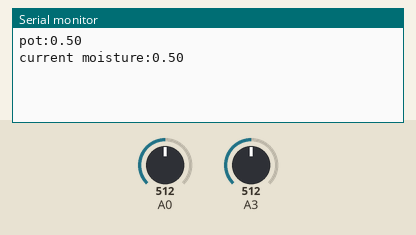
The sketch below on a simulated ATtiny85, built with avr-gcc and run on an emulated ATtiny85. On the bench: the last lines printed to the serial monitor. The inputs (shaded band) are chosen by the test bench; at power-on: A0 = 512, A3 = 512.

Above: at 1.2 s.
1.3 s: A0 set to 306
At 2.2 s:
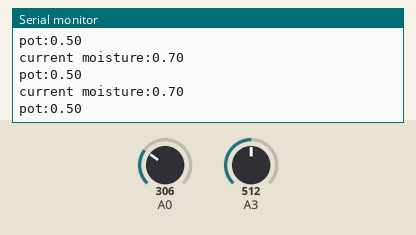
2.8 s: A3 set to 716
At 3.4 s:
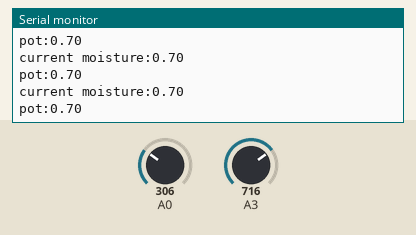
4.3 s: A0 set to 122
At 5.3 s:
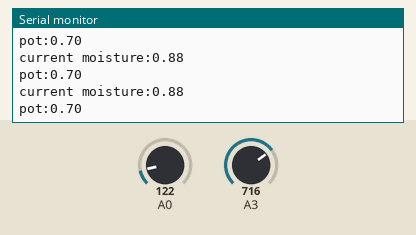
5.8 s: A3 set to 900
At 6.8 s:
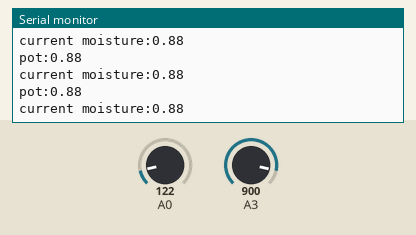
Timing chart, 0 to 8.2 s (numbered marks = the images above; inputs shaded):
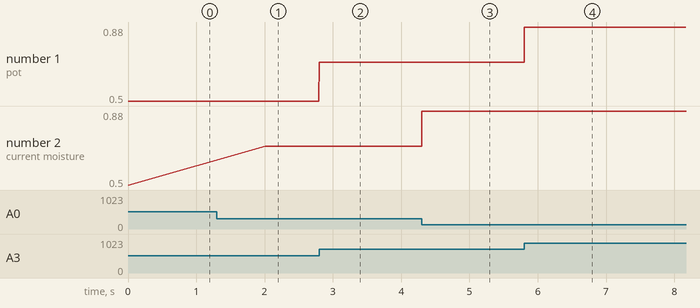

Measured:
- after the input at 1.3 s, the serial monitor: prints a new line after 0.71 s (image 1)
- after the input at 2.8 s, the serial monitor: prints a new line at once (image 2)
- after the input at 4.3 s, the serial monitor: prints a new line at once (image 3)
- after the input at 5.8 s, the serial monitor: prints a new line at once (image 4)
- plotted number 2: 0.5 → 0.7 after the input at 1.3 s, 0.7 → 0.88 after the input at 4.3 s

The sketch:

sketch.ino
```cpp
/*
              Automatic Plant Watering System Using Soil Moisture Sensor
          -------------------------------------------------------------
          This is an Arduino based Plant watering system that uses a soil moisture sensor
          to monitor the garden soil and automatically water the plants when the moisture
          level falls below a threshold value. The minimum moisture level can be set using
           a Potentiometer.

           Arduino Pin Config:
            -> A0 : The analog output from the moisture sensor
            -> A3 : The analog input from the Potentiometer
            -> D6 : The digital output to the relay module

          I used an Arduino Uno to test this but an ATtiny85 will work fine especially if its a permanent setup as it
          is smaller and cheaper.

           Author: Navin Mohan
           email: navinmohan@live.com
           GitHub : https://github.com/nvnmo/arduino-projects

           Follow us on our blog for more
           http://nvnmo.blogspot.in

*/
#define MOISTURE_SENSOR_INPUT_A  0//analog input of the moisture sensor
#define MOISTURE_SENSOR_INPUT_D  4//digital input of the moisture sensor(useless right now)

#define CALIB_POT_INPUT_A 3//Potentiometer(10k) input(analog)
#define WATER_SUPPLY_OUTPUT 6 // to turn ON the water pump(To TIP122)

#define DEFAULT_MAX_WATER_LEVEL 0.6 //default to fill upto
#define MOISTURE_REFRESH_INTERVAL 1 //moisture refresh interval for waterPlant() in seconds

#define DEBUG 1 //comment out during final compilation

double getPotInputInPercent(); // to return the CALIB_POT input in percent
double getMoistSensorInputInPercent(); //to return the Moisture Sensor input in percent
void waterPlant(double toPercent); // to water the plant to the given moisture level


void setup() {
  #ifdef DEBUG
  Serial.begin(9600);
  #endif
  pinMode(MOISTURE_SENSOR_INPUT_D,INPUT); //set pins as inputs and outputs
  pinMode(WATER_SUPPLY_OUTPUT,OUTPUT);
  digitalWrite(WATER_SUPPLY_OUTPUT,LOW); //set the pump OFF by default
}

void loop() {
  double req_moisture_level = getPotInputInPercent();  //the value set on POT
  double current_moisture = getMoistSensorInputInPercent();//get current moisture value
  #ifdef DEBUG //only for debugging
  Serial.print("pot:");
  Serial.println(req_moisture_level);
  Serial.print("current moisture:");
  Serial.println(current_moisture);
  #endif
  if(current_moisture < req_moisture_level ){ //if the moisture level falls below the minimum required
    waterPlant(req_moisture_level); //water the plants
  }
}

void waterPlant(double toPercent = DEFAULT_MAX_WATER_LEVEL){
  digitalWrite(WATER_SUPPLY_OUTPUT,HIGH); //turn the pump ON
  double d = getMoistSensorInputInPercent();
  while(d < toPercent){ //wait till the the moisture level reach the required minimum
   delay(MOISTURE_REFRESH_INTERVAL*1000);
   d = getMoistSensorInputInPercent();
  }
  digitalWrite(WATER_SUPPLY_OUTPUT,LOW); //turn pump OFF
}
double getPotInputInPercent(){
  return analogRead(CALIB_POT_INPUT_A)/1023.0;
}

double getMoistSensorInputInPercent(){
  return 1 - analogRead(MOISTURE_SENSOR_INPUT_A)/1023.0; //the moisture sensor provides max val at minimum moisture level
}
```
